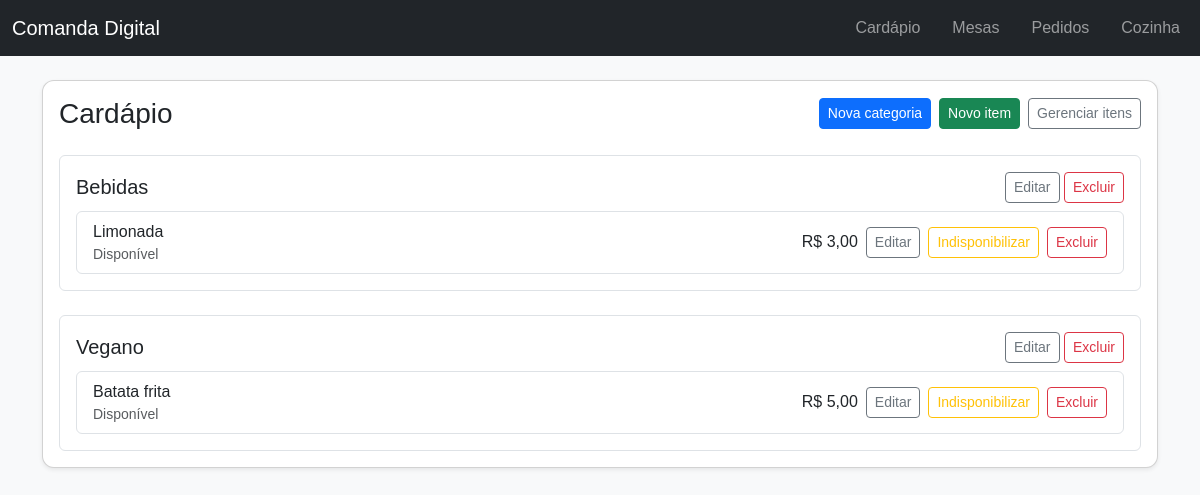
The app's page /cardapio/ with its own data.
### restaurante/cardapio/models.py (models this page shows, shortened)
class Categoria(Model):
    nome_categoria = models.CharField(
        max_length=100, unique=True, verbose_name="nome da categoria")
    class Meta:
        verbose_name = "Categoria"
        verbose_name_plural = "Categorias"

class Item(Model):
    nome_item = models.CharField(max_length=150, verbose_name="nome do item")
    preco = models.DecimalField(
        max_digits=10, decimal_places=2, default=Decimal("0.00"), verbose_name="preço")
    categoria = models.ForeignKey(
        Categoria,
        on_delete=models.PROTECT,
        related_name="itens",
        verbose_name="categoria",
    )
    disponivel = models.BooleanField(default=True, verbose_name="disponível")
    class Meta:
        verbose_name = "Item do cardápio"
        verbose_name_plural = "Itens do cardápio"

### restaurante/cardapio/views.py (the view)
# urls.py: path("", cardapio_list, name="cardapio_list"),
def cardapio_list(request):
    categorias = Categoria.objects.prefetch_related("itens").all()
    return render(request, "cardapio/lista.html", {"categorias": categorias})

### restaurante/templates/cardapio/lista.html (shortened to what this page needs)
{% extends 'base.html' %}
{% block content %}
<div class="card shadow-sm">
    <div class="card-body">
        <div class="d-flex justify-content-between align-items-center mb-3 gap-2 flex-wrap">
            <h1 class="h3 mb-0">Cardápio</h1>
            <div class="d-flex gap-2">
                <a href="{% url 'categoria_create' %}" class="btn btn-primary btn-sm">Nova categoria</a>
                <a href="{% url 'item_create' %}" class="btn btn-success btn-sm">Novo item</a>
                <a href="{% url 'item_list' %}" class="btn btn-outline-secondary btn-sm">Gerenciar itens</a>
            </div>
        </div>
        {% for categoria in categorias %}
            <div class="border rounded p-3 mt-4">
                <div class="d-flex justify-content-between align-items-center mb-2">
                    <h2 class="h5 mb-0">{{ categoria.nome_categoria }}</h2>
                    <div>
                        <a href="{% url 'categoria_update' categoria.pk %}" class="btn btn-sm btn-outline-secondary">Editar</a>
                        <a href="{% url 'categoria_delete' categoria.pk %}" class="btn btn-sm btn-outline-danger">Excluir</a>
                    </div>
                </div>
                <ul class="list-group">
                    {% for item in categoria.itens.all %}
                        <li class="list-group-item d-flex justify-content-between align-items-center">
                            <div>
                                <span>{{ item.nome_item }}</span>
                                <small class="d-block text-muted">{{ item.disponivel|yesno:"Disponível,Indisponível" }}</small>
                            </div>
                            <div class="d-flex align-items-center gap-2">
                                <span>R$ {{ item.preco }}</span>
                                <a href="{% url 'item_update' item.pk %}" class="btn btn-sm btn-outline-secondary">Editar</a>
                                <a href="{% url 'item_toggle_disponibilidade' item.pk %}" class="btn btn-sm {% if item.disponivel %}btn-outline-warning{% else %}btn-outline-success{% endif %}">
                                    {% if item.disponivel %}Indisponibilizar{% else %}Disponibilizar{% endif %}
                                </a>
                                <a href="{% url 'item_delete' item.pk %}" class="btn btn-sm btn-outline-danger">Excluir</a>
                            </div>
                        </li>
                    {% empty %}
                        <li class="list-group-item">Sem itens cadastrados.</li>
                    {% endfor %}
                </ul>
            </div>
        {% empty %}
            <p class="text-muted mt-3">Nenhuma categoria cadastrada.</p>
        {% endfor %}
    </div>
</div>
{% endblock %}

### restaurante/static/css/estilos.css (style rules this page uses)
body { font-family: Arial, sans-serif; }
.card { border-radius: 0.75rem; }

### records on screen
Categoria: nome_categoria "Bebidas"
Item: nome_item "Limonada", disponivel "Disponível", preco "3,00", shows "Indisponibilizar"
Categoria: nome_categoria "Vegano"
Item: nome_item "Batata frita", disponivel "Disponível", preco "5,00", shows "Indisponibilizar"
